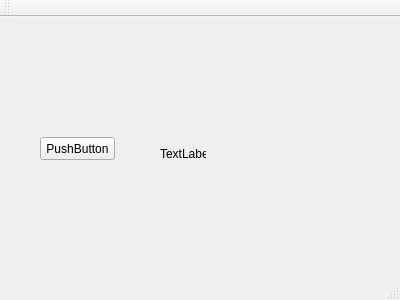
<?xml version="1.0" encoding="UTF-8"?>
<ui version="4.0">
 <class>MainWindow</class>
 <widget class="QMainWindow" name="MainWindow">
  <property name="geometry">
   <rect>
    <x>0</x>
    <y>0</y>
    <width>400</width>
    <height>300</height>
   </rect>
  </property>
  <property name="windowTitle">
   <string>MainWindow</string>
  </property>
  <widget class="QWidget" name="centralWidget">
   <widget class="QPushButton" name="pushButton">
    <property name="geometry">
     <rect>
      <x>40</x>
      <y>120</y>
      <width>75</width>
      <height>23</height>
     </rect>
    </property>
    <property name="text">
     <string>PushButton</string>
    </property>
   </widget>
   <widget class="QLabel" name="label">
    <property name="geometry">
     <rect>
      <x>160</x>
      <y>130</y>
      <width>46</width>
      <height>13</height>
     </rect>
    </property>
    <property name="text">
     <string>TextLabel</string>
    </property>
   </widget>
  </widget>
  <widget class="QMenuBar" name="menuBar">
   <property name="geometry">
    <rect>
     <x>0</x>
     <y>0</y>
     <width>400</width>
     <height>21</height>
    </rect>
   </property>
  </widget>
  <widget class="QToolBar" name="mainToolBar">
   <attribute name="toolBarArea">
    <enum>TopToolBarArea</enum>
   </attribute>
   <attribute name="toolBarBreak">
    <bool>false</bool>
   </attribute>
  </widget>
  <widget class="QStatusBar" name="statusBar"/>
 </widget>
 <layoutdefault spacing="6" margin="11"/>
 <resources/>
 <connections/>
</ui>
